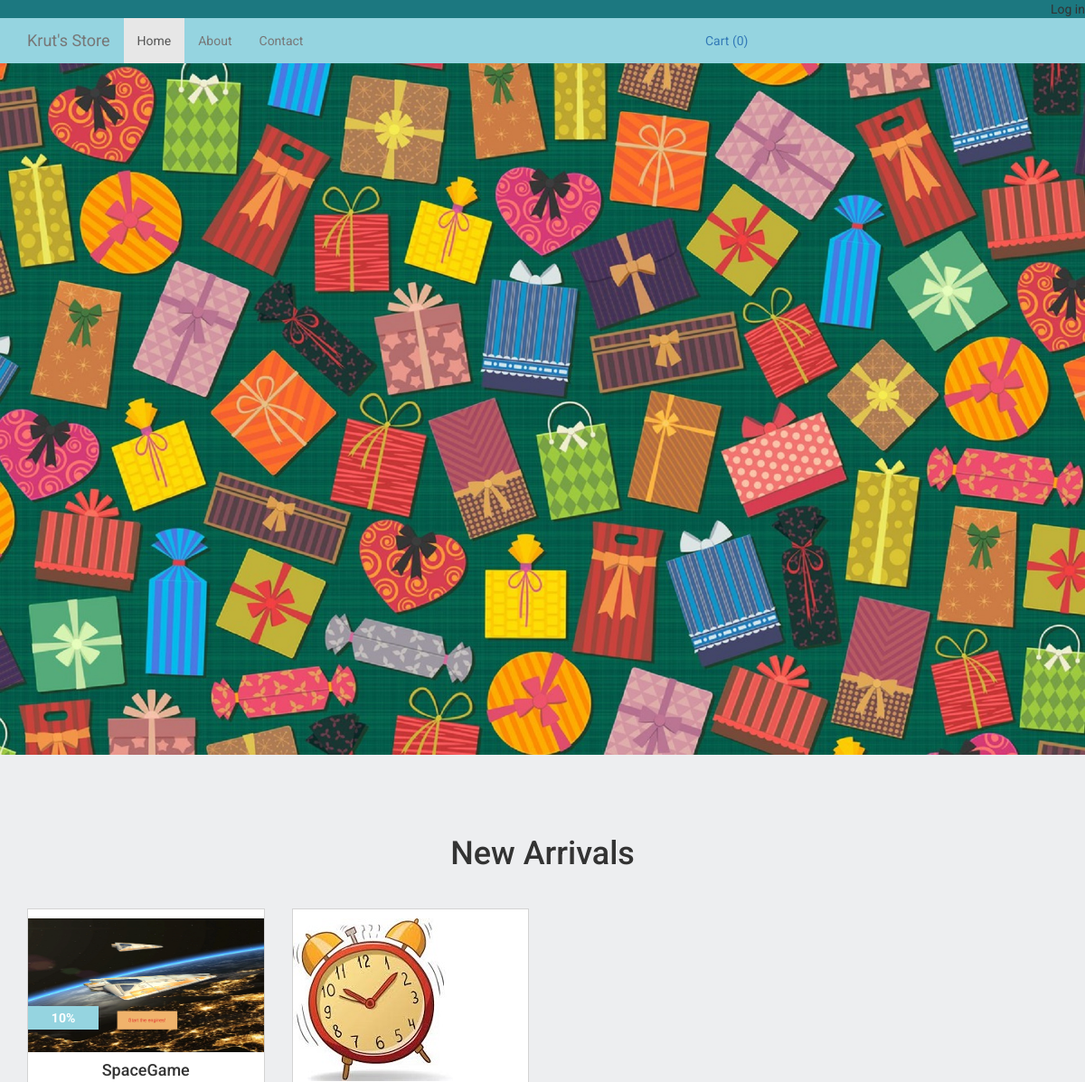
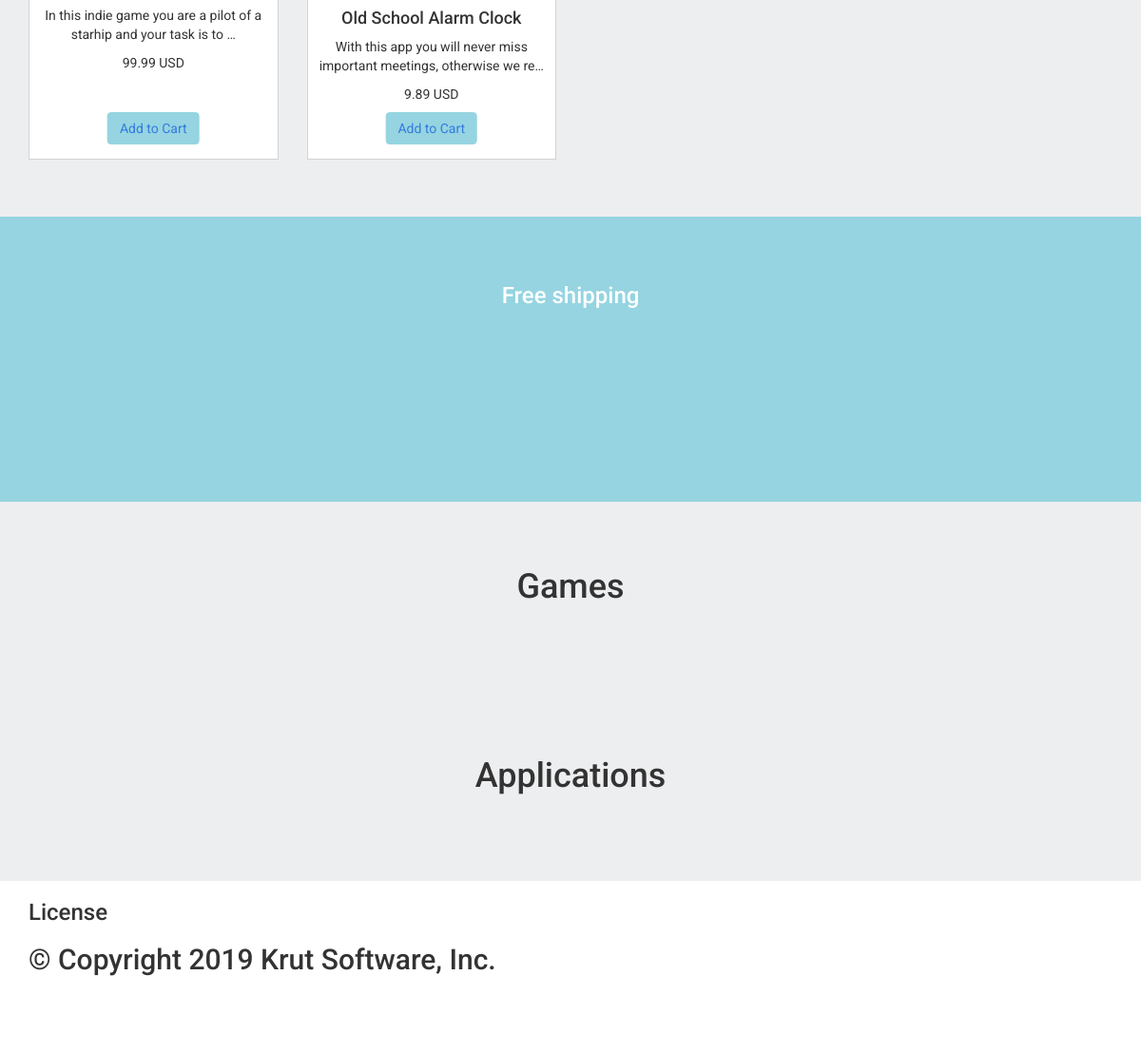
Screenshot of / (signed in) with the database file from the repository (2 pictures, top to bottom).
### products/models.py (models this page shows, shortened)
class ProductImage(models.Model):
    product = models.ForeignKey(Product, blank=True, null=True, default=None, on_delete=models.CASCADE)
    image = models.ImageField(upload_to='products_images/')
    is_main = models.BooleanField(default=False)
    is_active = models.BooleanField(default=True)
    created = models.DateTimeField(auto_now_add=True, auto_now=False)
    updated = models.DateTimeField(auto_now_add=False, auto_now=True)
    class Meta:
        verbose_name = 'Image'
        verbose_name_plural = 'Images'

class Product(models.Model):
    name = models.CharField(max_length=64, blank=True, null=True, default=None)
    price = models.DecimalField(max_digits=10, decimal_places=2, default=0)
    discount = models.IntegerField(default=0)
    category = models.ForeignKey(ProductCategory, blank=True, null=True, default=None, on_delete=models.CASCADE)
    short_description = models.TextField(blank=True, null=True, default=None)
    description = models.TextField(blank=True, null=True, default=None)
    is_active = models.BooleanField(default=True)
    created = models.DateTimeField(auto_now_add=True, auto_now=False)
    updated = models.DateTimeField(auto_now_add=False, auto_now=True)
    class Meta:
        verbose_name = 'Product'
        verbose_name_plural = 'Products'

### landing/views.py (the view)
# urls.py: 2. Add a URL to urlpatterns:  url(r'^$', views.home, name='home')
def home(request):
    products_images = models.ProductImage.objects.filter(is_active=True, is_main=True, product__is_active=True)
    return render(request, 'landing/home.html', locals())

### orders/context_processors.py (called while the page is built)
def getting_basket_info(request):
    session_key = request.session.session_key
    if not session_key:
        request.session["session_key"] = 123
        request.session.cycle_key()
    products_in_basket = ProductInBasket.objects.filter(session_key=session_key, is_active=True, order__isnull=True)
    products_total_nmb = products_in_basket.count()
    return locals()

### templates/landing/home.html (shortened to what this page needs)
{% extends 'base.html' %}
{% load static %}
{% block content %}
    <div class="section-top">
        <img src="{% static 'img/bg_image.jpg' %}" class="img-responsive">
    </div>
    <div class="section section1">
        <div class="container">
            <div class="row">
                <div class="col-lg-12">
                    <h1 class="text-center">
                        New Arrivals
                    </h1>
                </div>
                {% for product_image in products_images %}
                    {% include 'landing/product_item.html' %}
                {% endfor %}
            </div>
        </div>
    </div>
    <div class="section section-delivery">
        <div>
            <h3>Free shipping</h3>
        </div>
    </div>
    <div class="section section2 games-container">
        <div class="container">
            <div class="row">
                <div class="col-lg-12">
                    <h1 class="text-center">
                        Games
                    </h1>
                </div>
            </div>
        </div>
    </div>
    <div class="section section3 applications-container">
        <div class="container">
            <div class="row">
                <div class="col-lg-12">
                    <h1 class="text-center">
                        Applications
                    </h1>
                </div>
            </div>
        </div>
    </div>
{% endblock %}

### templates/landing/product_item.html
<div class="col-lg-3">
    <div class="product-item">
        <div>
            <a href="{% url 'product' product_image.product.id %}">
                <img src="{{ product_image.image.url }}" class="img-responsive">
            </a>
        </div>
        {% if product_image.product.discount %}
            <div class="discount-container">
                <span>{{ product_image.product.discount }}%</span>
            </div>
        {% endif %}
        <h4>{{ product_image.product.name }}</h4>
        <p>
            {{ product_image.product.description|truncatechars_html:70 }}
        </p>
        <div>
            {{ product_image.product.price }} USD
        </div>
        <div class="add-to-card-btn">
            <button class="btn btn-success">
                Add to Cart
            </button>
        </div>
    </div>
</div>

### static/static_dev/css/style.css (style rules this page uses)
html, body { height: 100%; max-height: 100%; font-family: 'Roboto', sans-serif; background-color: #edeef0; }
.section-top { margin-bottom: 20px }
.section { padding: 50px 0; }
.section h1 { margin-bottom: 40px; }
.product-item { height: 360px; background-color: white; border: 1px solid lightgrey; position: relative; padding: 10px 0 10px 0; text-align: center; margin-bottom: 10px; }
.add-to-card-btn { position: absolute; bottom: 15px; left: 50%; transform: translateX(-50%); color: blue; }
.discount-container { position: absolute; top: 30%; background: #95d4e0; width: 30%; color: white; font-weight: 700; padding: 3px; }
.section-delivery { height: 300px; background-color: #95d4e0; text-align: center; color: white; }
.btn-success { color: #347ae0; background-color: #95d4e0; border-color: #95d4e0; }

### rows the page displays
ProductImage: image (picture), product.discount "10", product.name "SpaceGame", product.description "In this indie game you are a pilot of a starhip and your task is to …", product.price "99.99"
ProductImage: image (picture), product.name "Old School Alarm Clock", product.description "With this app you will never miss important meetings, otherwise we re…", product.price "9.89"
